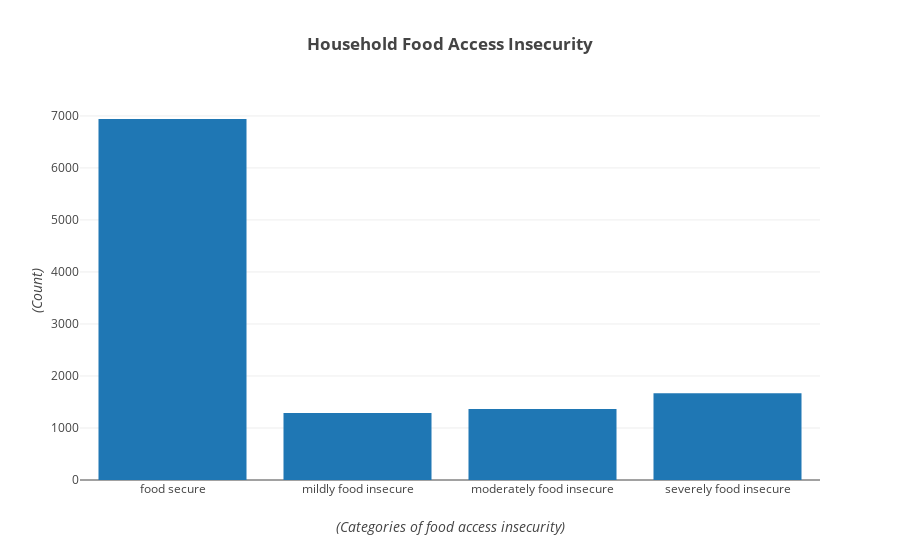

Notebook code for this chart:
### Code cell
layout = go.Layout(
    title='<b>Household Food Access Insecurity</b>',
    yaxis=dict(
        title='<i>(Count)</i>'
    ),
    xaxis=dict(
        title='<i>(Categories of food access insecurity)</i>'
    )
)
counts = food_insecurities['f_insecurities'].value_counts()

data = [go.Bar(
            x=['food secure', 'mildly food insecure', 'moderately food insecure', 'severely food insecure'],
            y=[counts.loc['food secure'], counts.loc['mildly food insecure'], 
               counts.loc['moderately food insecure'], counts.loc['severely food insecure']]
    )]

fig = go.Figure(data=data, layout=layout)
py.offline.iplot(fig, filename='chart-bar')

### Figure 1 — Plotly figure (JSON) as saved in the notebook; plotly's stock layout.template omitted (floating-point values rounded to 4 significant figures)
{"data": [{"type": "bar", "uid": "2b6e921c-5719-455f-9992-8b9bdddf690e", "x": ["food secure", "mildly food insecure", "moderately food insecure", "severely food insecure"], "y": [6941, 1287, 1363, 1666]}], "layout": {"title": {"text": "<b>Household Food Access Insecurity</b>"}, "xaxis": {"title": {"text": "<i>(Categories of food access insecurity)</i>"}}, "yaxis": {"title": {"text": "<i>(Count)</i>"}}}}
